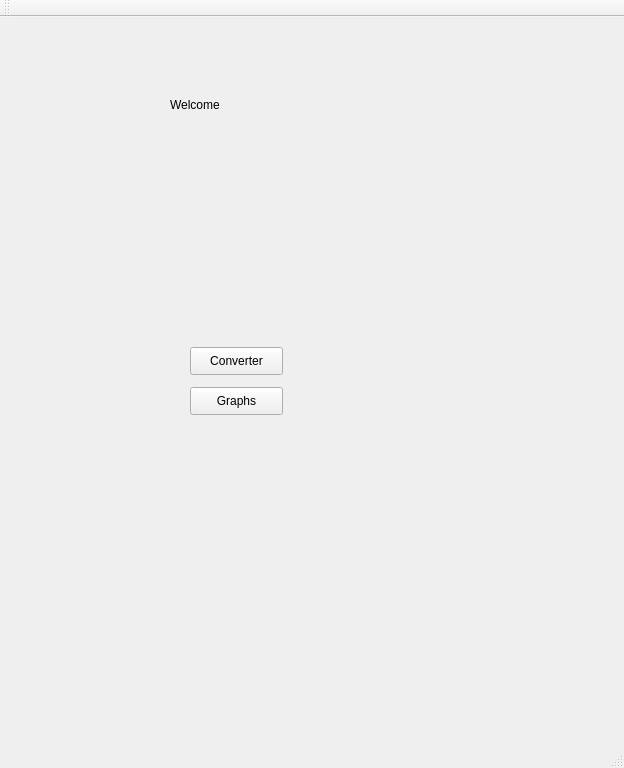
<?xml version="1.0" encoding="UTF-8"?>
<ui version="4.0">
 <class>MainWindow</class>
 <widget class="QMainWindow" name="MainWindow">
  <property name="geometry">
   <rect>
    <x>0</x>
    <y>0</y>
    <width>624</width>
    <height>768</height>
   </rect>
  </property>
  <property name="windowTitle">
   <string>MainWindow</string>
  </property>
  <widget class="QWidget" name="centralWidget">
   <widget class="QPushButton" name="pushButton">
    <property name="geometry">
     <rect>
      <x>190</x>
      <y>370</y>
      <width>93</width>
      <height>28</height>
     </rect>
    </property>
    <property name="text">
     <string>Graphs</string>
    </property>
   </widget>
   <widget class="QLabel" name="label">
    <property name="geometry">
     <rect>
      <x>170</x>
      <y>80</y>
      <width>55</width>
      <height>16</height>
     </rect>
    </property>
    <property name="text">
     <string>Welcome</string>
    </property>
   </widget>
   <widget class="QPushButton" name="pushButton_2">
    <property name="geometry">
     <rect>
      <x>190</x>
      <y>330</y>
      <width>93</width>
      <height>28</height>
     </rect>
    </property>
    <property name="text">
     <string>Converter</string>
    </property>
   </widget>
  </widget>
  <widget class="QMenuBar" name="menuBar">
   <property name="geometry">
    <rect>
     <x>0</x>
     <y>0</y>
     <width>624</width>
     <height>26</height>
    </rect>
   </property>
  </widget>
  <widget class="QToolBar" name="mainToolBar">
   <attribute name="toolBarArea">
    <enum>TopToolBarArea</enum>
   </attribute>
   <attribute name="toolBarBreak">
    <bool>false</bool>
   </attribute>
  </widget>
  <widget class="QStatusBar" name="statusBar"/>
 </widget>
 <layoutdefault spacing="6" margin="11"/>
 <resources/>
 <connections/>
</ui>
